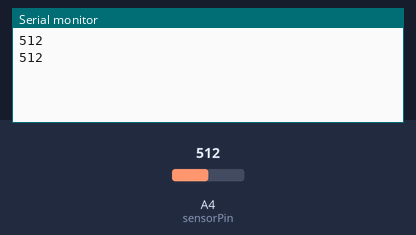
Recording of a sketch running on a simulated Arduino Uno, built with avr-gcc and run on an emulated ATmega328P. Parts: the last lines printed to the serial monitor. The test bench sets the inputs (shaded band); at power-on: A4 (sensorPin) = 512.

Above: at 1.8 s.
1.9 s: A4 (sensorPin) set to 716
At 2.8 s:
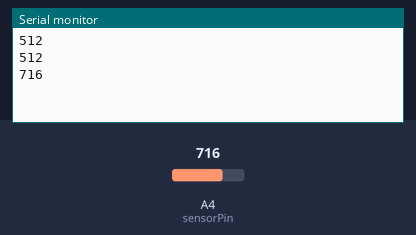
3.4 s: A4 (sensorPin) set to 900
At 4.5 s:
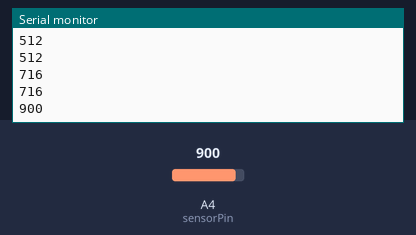
Timing chart, 0 to 6.4 s (numbered marks = the images above; inputs shaded):
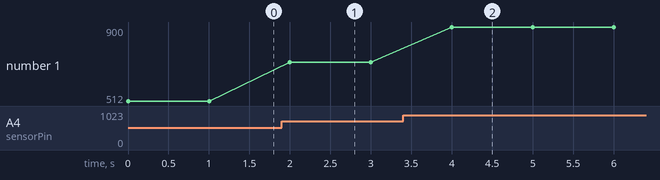

The sketch:

photocell.ino
```cpp
/*
Ks0028 keyestudio Photocell Sensor
_________________________________
|  SETUP                          |
|Sensor pin  ::    Particle pin   |
|   +        ::        3.3v       |
|   -        ::        GND        |
|   S        ::        A0         |
|_________________________________|
SPECIFICATIONS:
analog sensor
max value: 4096
https://learn.adafruit.com/photocells/measuring-light
src: https://wiki.keyestudio.com/Ks0028_keyestudio_Photocell_Sensor
*/

#define sensorPin A4
int value = 0;
void setup()
{
 Serial.begin(9600); }
void loop()
{
 value = analogRead(sensorPin);

  Serial.println(value, DEC);

  delay(1000);
}
```

Measured:
- after the input at 1.9 s, the serial monitor: prints a new line after 0.10 s (image 1)
- after the input at 3.4 s, the serial monitor: prints a new line after 0.60 s (image 2)
- plotted number 1: 512 → 716 after the input at 1.9 s, 716 → 900 after the input at 3.4 s
